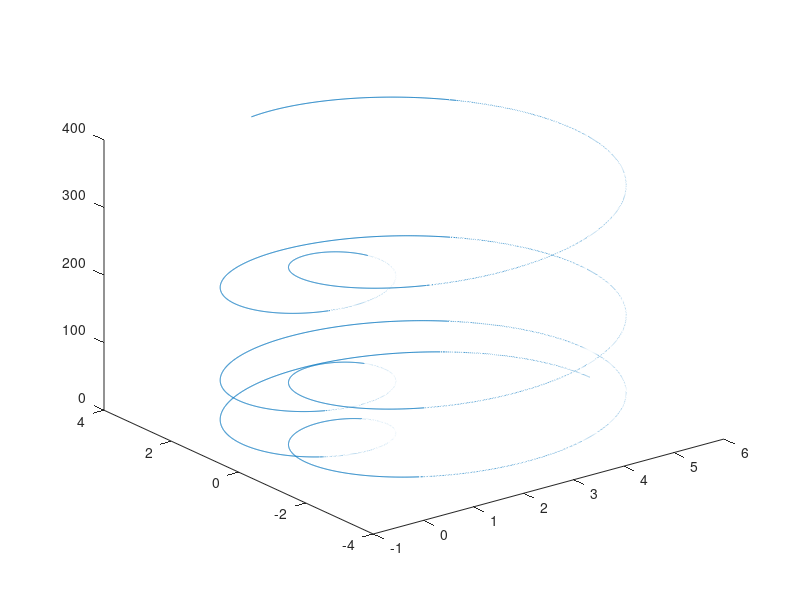

This figure's MATLAB source:
function plotParticle
    t = linspace(0,20,10000);
    x = (2 + 4.*cos(t)).*cos(t);
    y = (2 + 4.*cos(t)).*sin(t);
    z = t.^2;
    box;
    grid on;
    plot3(x,y,z)
    
end

